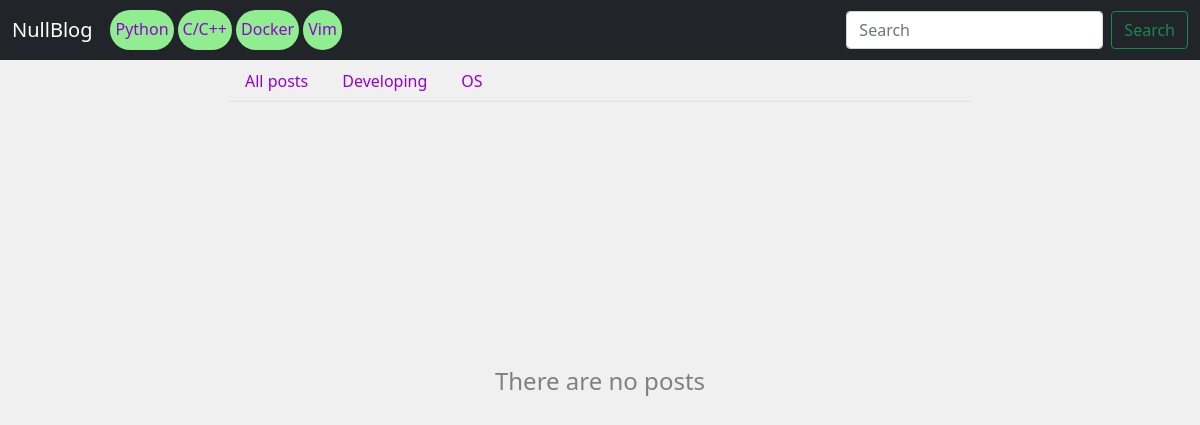
The page /category/java/ on the database as committed earlier.
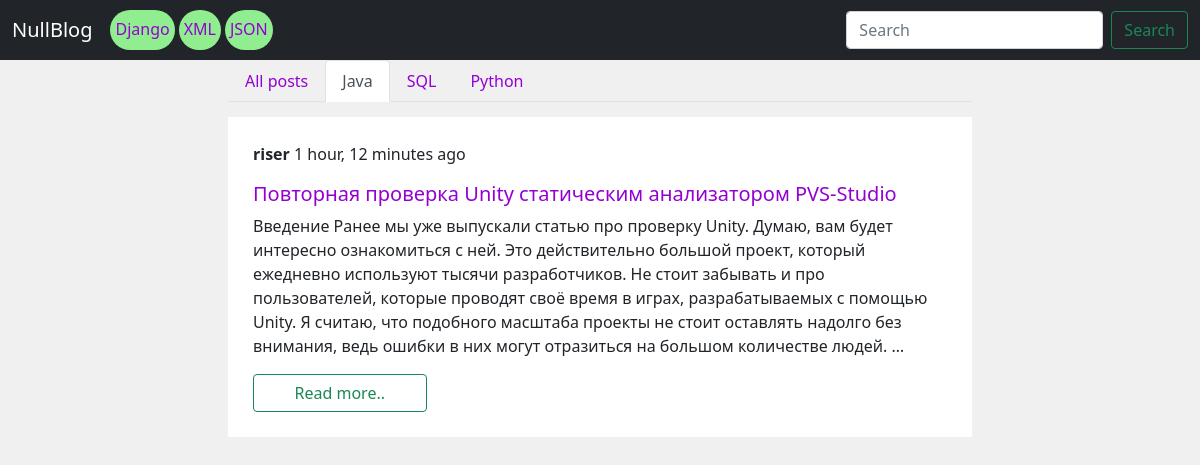
The same page on the database as committed later.
### blog/models.py (models this page shows)
class Tag(models.Model):
    name = models.CharField(max_length=100)
    slug = models.SlugField(max_length=100)
    def __str__(self):
        return self.name

class Category(models.Model):
    name = models.CharField(max_length=100)
    slug = models.SlugField(max_length=100)
    def __str__(self):
        return self.name

class Post(models.Model):
    class NewManager(models.Manager):
        def get_queryset(self):
            return super().get_queryset().filter(status=Post.Status.PUBLISHED)
    class Status(models.TextChoices):
        DRAFT = 'draft'
        PUBLISHED = 'published'
    title = models.CharField(max_length=250)
    photo = models.ImageField(upload_to=user_directory_path, default='photos/default.png')
    category = models.ForeignKey(Category, on_delete=models.PROTECT, default=1)
    tags = models.ManyToManyField(Tag)
    slug = models.SlugField(max_length=250, unique_for_date='publish_date')
    publish_date = models.DateTimeField(default=timezone.now)
    author = models.ForeignKey(User, on_delete=models.CASCADE, related_name='blog_posts', default=User)
    content = models.TextField()
    status = models.CharField(max_length=10, choices=Status.choices, default=Status.DRAFT)
    objects = models.Manager()
    newmanager = NewManager()
    def get_absolute_url(self):
        return reverse('blog:post_single', args=[self.slug])
    class Meta:
        get_latest_by = ['publish_date']
        ordering = ['-publish_date']
    def __str__(self):
        return self.title

### blog/views.py (the view)
# urls.py: path('category/<slug:category_slug>/', views.CategoryListView.as_view(), name='category'),
class CategoryListView(ListView):
    template_name = 'blog/category.html'
    context_object_name = 'catlist'
    def get_queryset(self):
        content = {
            'current_category': self.kwargs['category_slug'],
            'posts': models.Post.objects.filter(category__slug=self.kwargs['category_slug']).filter(status=models.Post.Status.PUBLISHED),
            'categories': models.Category.objects.all(),
            'tags': models.Tag.objects.all(),
        }
        return content
    def get_context_data(self, *, object_list=None, **kwargs):
        context = super().get_context_data(**kwargs)
        context['tags'] = models.Tag.objects.all()
        return context

### blog/templates/blog/category.html (shortened to what this page needs)
{% extends 'base.html' %}
{% block content %}
<div class="container">
    <div class="d-flex justify-content-center">
        <div class="col-md-8">
            <ul class="nav nav-tabs  sticky-top" style="background-color: #F0F0F0">
                <li class="nav-item">
                    <a class="nav-link" aria-current="page" href="{% url 'blog:homepage' %}">All posts</a>
                </li>
                {% for category in catlist.categories %}
                    {% if catlist.current_category == category.slug %}
                                <li class="nav-item">
                                    <a class="nav-link active" href="{% url 'blog:category' category.slug %}">{{ category }}</a>
                                </li>
                    {% else %}
                                <li class="nav-item">
                                    <a class="nav-link" href="{% url 'blog:category' category.slug %}">{{ category }}</a>
                                </li>
                    {% endif %}
                {% endfor %}
            </ul>
            {% with catlist.posts as posts %}
                {% if posts %}
                    {% for post in posts %}
                        {% include 'inc/card.html' %}
                    {% endfor %}
                {% else %}
                    <div class="d-flex flex-column text-center " style="color: gray; padding: 250px; margin-top: 15px; margin-bottom: 15px;">
                        <h4>There are no posts</h4>
                    </div>
                {% endif %}
            {% endwith %}
        </div>
    </div>
</div>
{% endblock %}

### templates/inc/navbar.html (shortened to what this page needs)
<nav class="navbar navbar-expand-lg navbar-dark bg-dark">
  <div class="container-fluid">
    <a class="navbar-brand" href="{% url 'blog:homepage' %}">NullBlog</a>
    <div class="collapse navbar-collapse" id="navbarSupportedContent">
      <ul class="navbar-nav me-auto mb-2 mb-lg-0">
        {% for tag in tags %}
        <span style="text-size: 2px; height: 40px; border: 0px solid black; background-color: lightgreen; border-radius: 30px; margin: 2px; padding: 5px; padding-top: 7px;">
                        <a href="{% url 'blog:tag' tag.slug %}">{{ tag }}</a>
                    </span>
        {% endfor %}
      </ul>
      <form class="d-flex">
        <input class="form-control me-2" type="search" placeholder="Search" aria-label="Search">
        <button class="btn btn-outline-success" type="submit">Search</button>
      </form>
    </div>
  </div>
</nav>

### templates/inc/card.html
<div class="d-flex flex-column" style="background-color: white; padding: 25px; margin-top: 15px; margin-bottom: 15px;">
    <p><strong>{{ post.author }}</strong> {{ post.publish_date | timesince }} ago</p>
        <h5><a href="{{ post.get_absolute_url }}">{{ post | truncatechars:100}}</a></h5>
    <p>{{ post.content | truncatechars:450 }}</p>
    <a href="{% url 'blog:post_single' post.slug %}">
    <button type="button" class="btn btn-outline-success col-sm-3">Read more..</button>
    </a>
</div>

Rows that differ between the two databases and show on the page:
removed Tag: name "Python"
removed Tag: name "C/C++"
removed Tag: name "Docker"
removed Tag: name "Vim"
removed Category: name "Developing"
added Tag: name "Django"
added Tag: name "XML"
added Tag: name "JSON"
changed Category: slug "os" → "java" (drawn); name "OS" → "Java"
added Category: name "SQL"
added Category: name "Python"
now on this page (row edited): Post: author "riser", publish_date "1 hour, 12 minutes", title "Повторная проверка Unity статическим анализатором PVS-Studio", content "Введение Ранее мы уже выпускали статью про проверку Unity. Думаю, вам будет интересно ознакомиться с ней. Это действительно большой проект, который ежедневно используют тысячи разработчиков. Не стоит забывать и про пользователей, которые проводят своё время в играх, разрабатываемых с помощью Unity. Я считаю, что подобного масштаба проекты не стоит оставлять надолго без внимания, ведь ошибки в них могут отразиться на большом количестве людей. …"
Other text that changed with them:
text no longer shown: "There are no posts"
